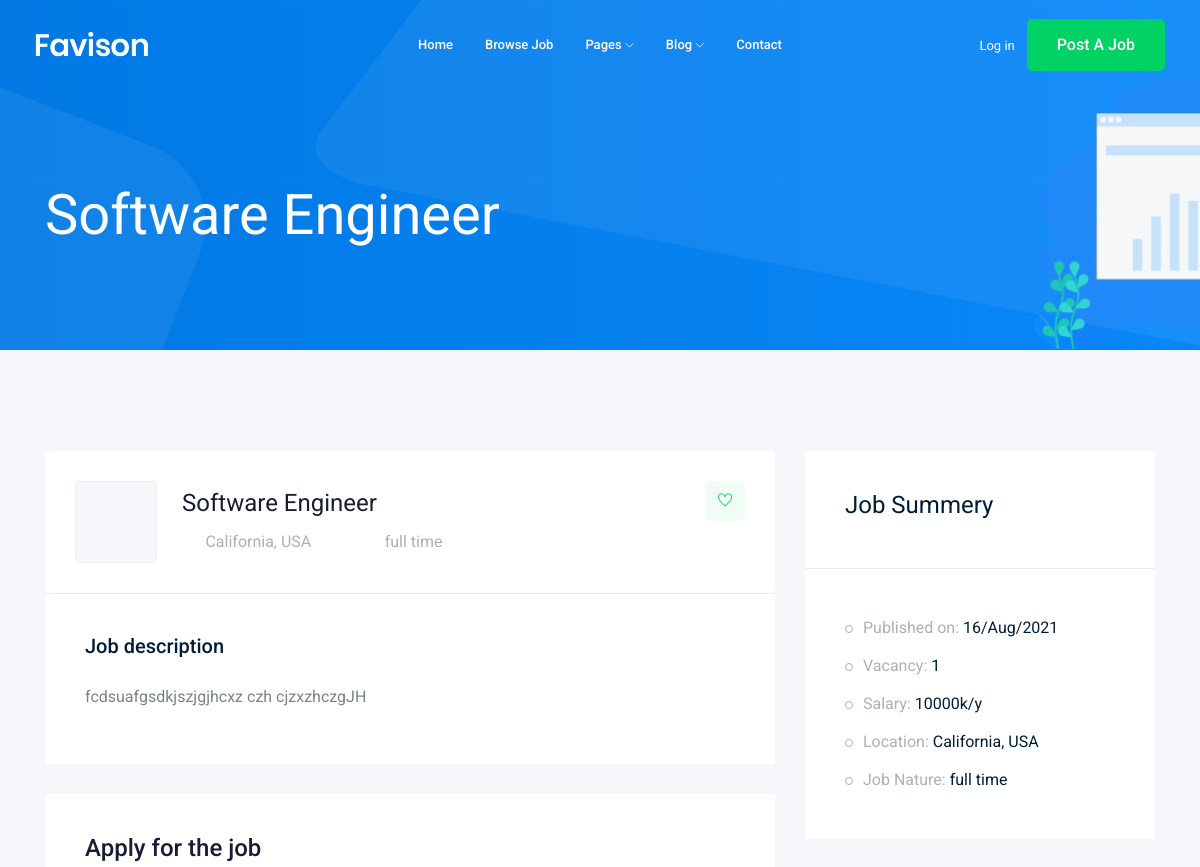
The page /jobs/software-engineer (upper part) on the database as committed earlier.
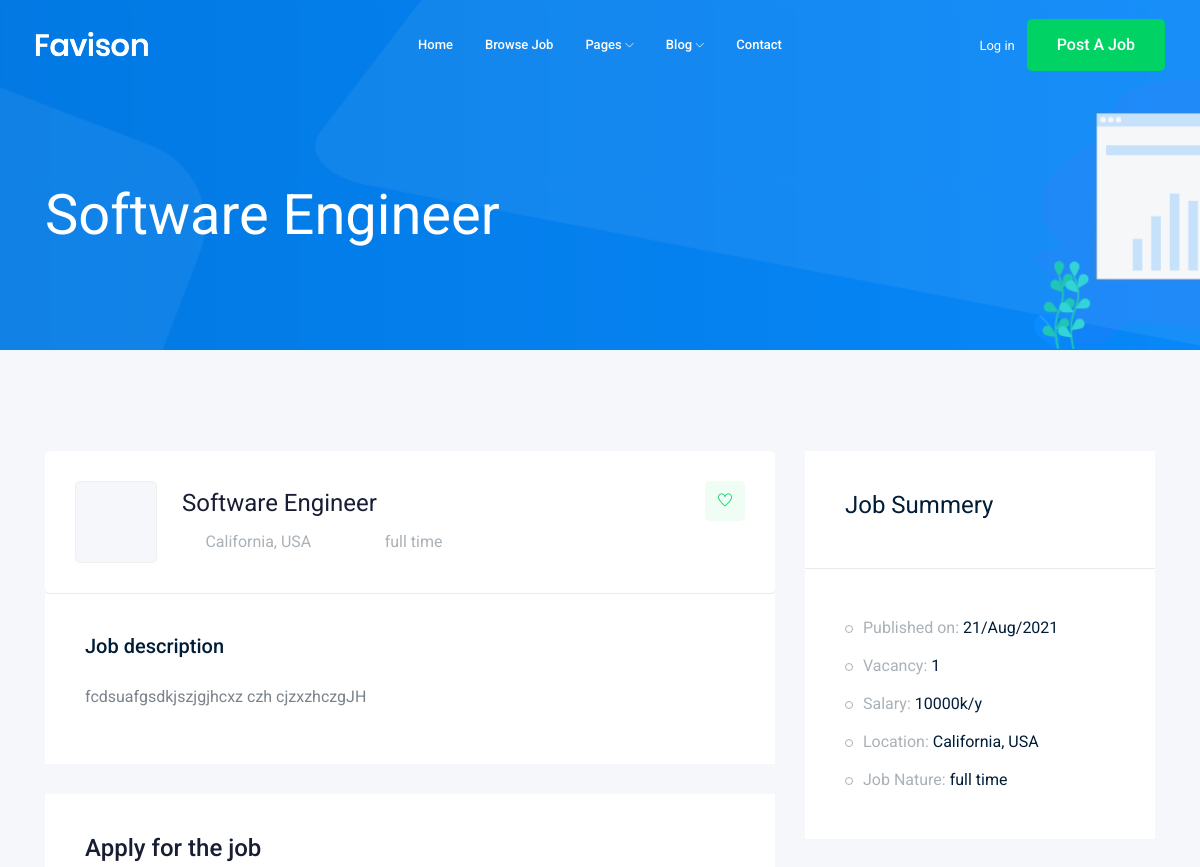
The same page on the database as committed later.
### jobs/models.py (models this page shows, shortened)
class jobs(models.Model):
    user=models.ForeignKey(User, verbose_name=("user"), on_delete=models.CASCADE)
    title=CharField(max_length=50)
    job_type=CharField(max_length=20, choices=Job_Type)
    description=models.TextField(max_length=1500)
    published_at=models.DateTimeField(auto_now=True)
    vacancy= models.IntegerField(default=1)
    salary=models.IntegerField(default=0)
    excprince =models.IntegerField(default=1)
    category=models.ForeignKey(Category,on_delete=CASCADE)
    img = models.ImageField(max_length=256, upload_to=img_name)
    slug=models.SlugField(blank=True,null=True)
    def __str__(self) -> str:
        return self.title

### jobs/views.py (the view)
# urls.py: path('<str:slug>',views.job_detalis,name='job_detalis'),
def job_detalis(request,slug):
   job_detalis=jobs.objects.get(slug=slug)
   if request.method == 'POST':
       form=Apply_job(request.POST , request.FILES )
       if form.is_valid():
           print('valid')
           myform=form.save(commit=False)
           myform.job=job_detalis
           myform.save()
   else:
        form = Apply_job()
   context={'job':job_detalis,'form':form}
   return render(request,'jobs/job_ditales.html',context)

### jobs/templates/jobs/job_ditales.html (shortened to what this page needs)
{% extends 'base.html' %}
{% load bootstrap4 %}
{% block bodey %}
    <div class="bradcam_area bradcam_bg_1">
        <div class="container">
            <div class="row">
                <div class="col-xl-12">
                    <div class="bradcam_text">
                        <h3>{{job}}</h3>
                    </div>
                </div>
            </div>
        </div>
    </div>
    <div class="job_details_area">
        <div class="container">
            <div class="row">
                <div class="col-lg-8">
                    <div class="job_details_header">
                        <div class="single_jobs white-bg d-flex justify-content-between">
                            <div class="jobs_left d-flex align-items-center">
                                <div class="thumb">
                                </div>
                                <div class="jobs_conetent">
                                    <a href="#"><h4>{{job}}</h4></a>
                                    <div class="links_locat d-flex align-items-center">
                                        <div class="location">
                                            <p> <i class="fa fa-map-marker"></i> California, USA</p>
                                        </div>
                                        <div class="location">
                                            <p> <i class="fa fa-clock-o"></i> {{job.job_type}}</p>
                                        </div>
                                    </div>
                                </div>
                            </div>
                            <div class="jobs_right">
                                <div class="apply_now">
                                    <a class="heart_mark" href="#"> <i class="ti-heart"></i> </a>
                                </div>
                            </div>
                        </div>
                    </div>
                    <div class="descript_wrap white-bg">
                        <div class="single_wrap">
                            <h4>Job description</h4>
                            <p>{{job.description}}</p>
                        </div>
                    </div>
                    <div class="apply_job_form white-bg">
                        <h4>Apply for the job</h4>
                    </div>
                </div>
                <div class="col-lg-4">
                    <div class="job_sumary">
                        <div class="summery_header">
                            <h3>Job Summery</h3>
                        </div>
                        <div class="job_content">
                            <ul>
                                <li>Published on: <span>{{job.published_at|date:'d/M/o'}}</span></li>
                                <li>Vacancy: <span>{{job.vacancy}}</span></li>
                                <li>Salary: <span>{{job.salary}}k/y</span></li>
                                <li>Location: <span>California, USA</span></li>
                                <li>Job Nature: <span> {{job.job_type}}</span></li>
                            </ul>
                        </div>
                    </div>
                </div>
            </div>
        </div>
    </div>
{% endblock bodey %}

Rows that differ between the two databases and show on the page:
changed jobs "Software Engineer": published_at "16/Aug/2021" → "21/Aug/2021"
